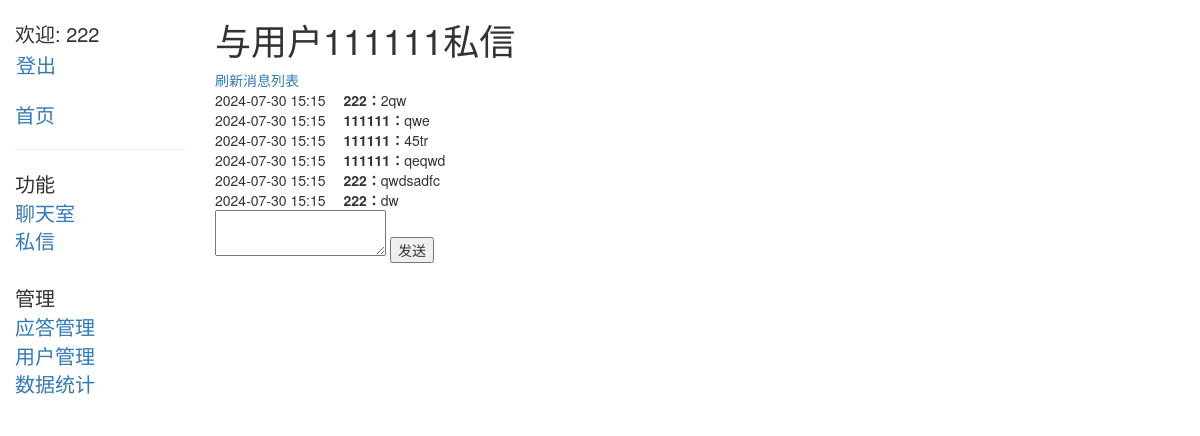
Page /user/userchat/1/ (signed in) on the earlier database version.
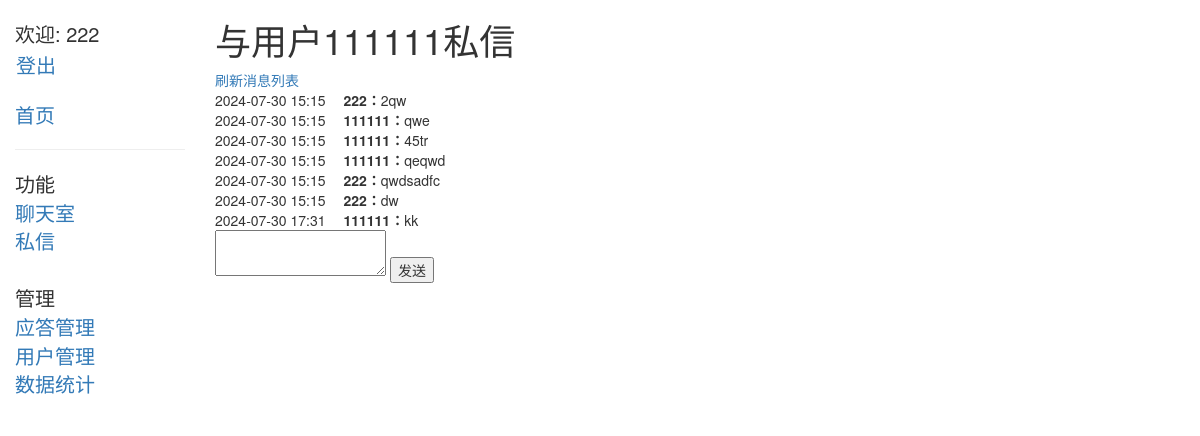
Same page on the later database version.
### user/models.py (models this page shows, shortened)
class Message(models.Model):
    sender = models.ForeignKey(CustomUser, related_name='sent_messages', on_delete=models.CASCADE)
    receiver = models.ForeignKey(CustomUser, related_name='received_messages', on_delete=models.CASCADE)
    content = models.TextField()
    timestamp = models.DateTimeField(auto_now_add=True)

class CustomUser(AbstractBaseUser, PermissionsMixin):
    phone_number = models.CharField(max_length=20, unique=True)
    email = models.EmailField(unique=True)
    status = models.BooleanField(default=True)
    is_admin = models.BooleanField(default=False)
    is_staff = models.BooleanField(default=True)
    objects = CustomUserManager()  # 将 CustomUserManager 作为默认的管理器
    USERNAME_FIELD = 'phone_number'  # 用于登录的用户名字段
    REQUIRED_FIELDS = ['email']  # 其他必填字段

### user/views.py (the view)
# urls.py: path('userchat/<int:user_id>/', message, name='userchat'),
def message(request, user_id):
    other_user = get_object_or_404(User, id=user_id)
    messages = Message.objects.filter(  # Django Q 对象：构建复杂的查询条件
        (Q(sender=request.user) & Q(receiver=other_user)) |
        (Q(sender=other_user) & Q(receiver=request.user))
    ).order_by('timestamp')
    if request.method == 'POST':
        form = MessageForm(request.POST)
        if form.is_valid():
            message = form.save(commit=False)
            message.sender = request.user
            message.receiver = other_user
            message.save()
            return redirect('userchat', user_id=user_id)
    else:
        form = MessageForm()
    return render(request, 'user_chat.html', {'other_user': other_user, 'messages': messages, 'form': form})

### user/forms.py
class MessageForm(forms.ModelForm):
    class Meta:
        model = Message
        fields = ['content']

### templates/user_chat.html (shortened to what this page needs)
{% extends 'index.html' %}
{% block content %}
    <h1>与用户{{ other_user.phone_number }}私信</h1>
    <a href="">刷新消息列表</a>
    <div>
        {% for message in messages %}
            <div>
                {{ message.timestamp | date:"Y-m-d H:i" }}&emsp;
                <strong>{{ message.sender.phone_number }}：</strong>{{ message.content }}
            </div>
        {% endfor %}
    </div>
    <form method="post">
        <textarea name="content" required></textarea>
        <button type="submit">发送</button>
    </form>
{% endblock %}

Differences in the rows shown:
added Message: timestamp "2024-07-30 17:31", sender.phone_number "111111", content "kk"
